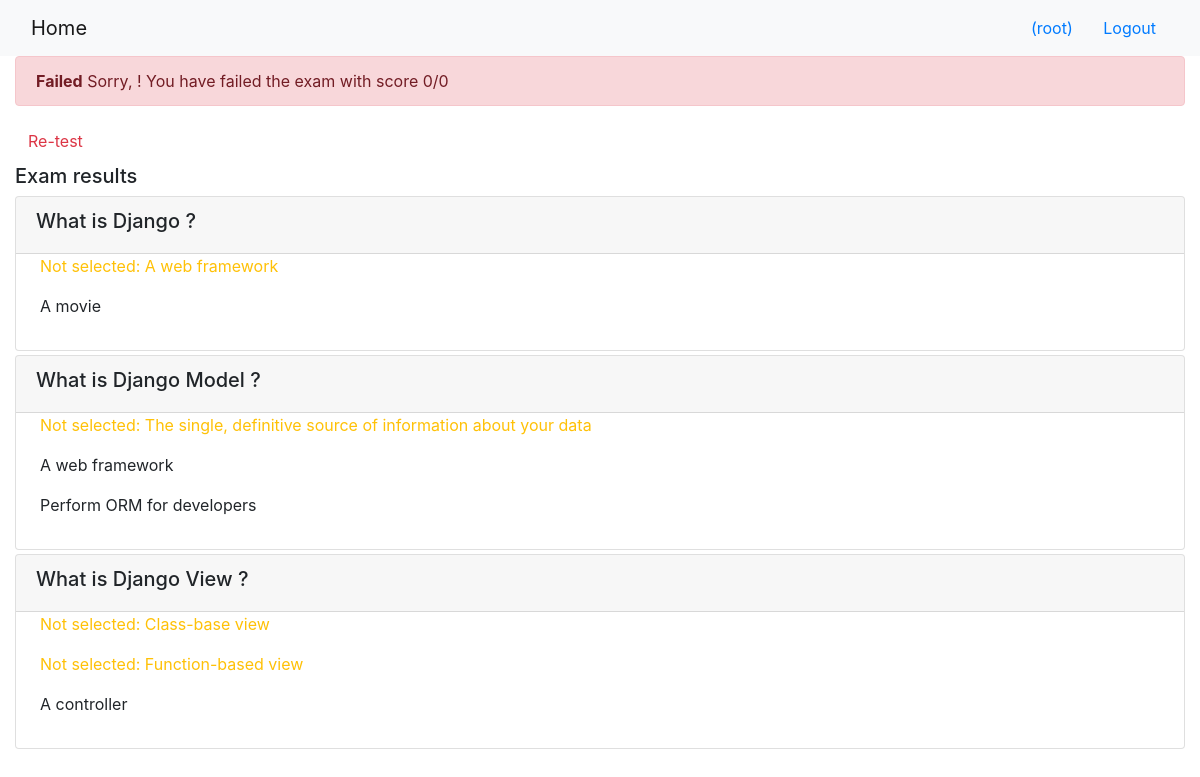
The page /onlinecourse/course/1/submission/1/result/ (signed in) on the database its author committed.
### onlinecourse/models.py (models this page shows, shortened)
class Question(models.Model):
    course = models.ForeignKey(Course, on_delete=models.CASCADE)
    text = models.CharField(null=False, max_length=300, default='Question text')
    grade = models.IntegerField(default=1)

class Choice(models.Model):
    question = models.ForeignKey(Question, on_delete=models.CASCADE)
    text = models.CharField(null=False, max_length=300, default='Choice text')
    is_correct = models.BooleanField(default=False)

### onlinecourse/views.py (the view)
# urls.py: path('course/<int:course_id>/submission/<int:submission_id>/result/', views.show_exam_result, name="show_exam_result")
def show_exam_result(request, course_id, submission_id):
    course = get_object_or_404(Course, pk=course_id)
    submission = get_object_or_404(Submission, pk=submission_id)
    context = {}
    selected_ids = []
    grade = 0
    total_grade = 0
    for choice in submission.choices.all():
        selected_ids.append(choice.id)
        total_grade += choice.question.grade
        if choice.is_correct:
            grade += choice.question.grade
    context['course'] = course
    context['selected_ids'] = selected_ids
    context['grade'] = grade
    context['total_grade'] = total_grade
    return render(request, 'onlinecourse/exam_result_bootstrap.html', context)

### onlinecourse/templates/onlinecourse/exam_result_bootstrap.html (shortened to what this page needs)
<!DOCTYPE html>
<html lang="en">
<head>
    {% load static %}
    <link rel="stylesheet" href="https://maxcdn.bootstrapcdn.com/bootstrap/4.5.2/css/bootstrap.min.css">
</head>
<body>
 <nav class="navbar navbar-light bg-light">
    <div class="container-fluid">
        <div class="navbar-header">
              <a class="navbar-brand" href="{% url 'onlinecourse:index' %}">Home</a>
        </div>
        <ul class="nav navbar-nav navbar-right">
            {% if user.is_authenticated %}
            <li>
                <a class="btn btn-link" href="#">{{ user.first_name }}({{ user.username }})</a>
                <a class="btn btn-link" href="{% url 'onlinecourse:logout' %}">Logout</a>
            </li>
            {% endif %}
        </ul>
    </div>
</nav>
<div class="container-fluid">
    {% if grade > 80 %}
    <div class="alert alert-success">
       <strong>Congratualtions, {{ user.first_name }}!</strong> You have passed the exam and completed he course with score {{grade}}/{{total_grade}}
    </div>
    {% else %}
    <div class="alert alert-danger">
        <strong>Failed</strong> Sorry, {{ user.first_name }}! You have failed the exam with score {{grade}}/{{total_grade}}
    </div>
    <a class="btn btn-link text-danger" href="{% url 'onlinecourse:course_details' course.id %}">Re-test</a>
    {% endif %}
    <div class="card-columns-vertical mt-1">
        <h5 class="">Exam results</h5>
        {% for question in course.question_set.all %}
            <div class="card mt-1">
                <div class="card-header"><h5>{{ question.text}}</h5></div>
                <div class="form-group">
                    {% for choice in question.choice_set.all %}
                        {% if choice.is_correct %}
                            {% if choice.id in selected_ids %}
                                <p class="text-success pl-4">Correct answer: {{ choice.text }}</p>
                            {% else %}
                                <p class="text-warning pl-4">Not selected: {{ choice.text }}</p>
                            {% endif %}
                        {% else %}
                            {% if choice.id in selected_ids %}
                                <p class="text-warning pl-4">Wrong answer: {{ choice.text }}</p>
                            {% else %}
                                <p class="pl-4">{{ choice.text }}</p>
                            {% endif %}
                        {% endif %}
                    {% endfor %}
                </div>
            </div>
        {% endfor %}
    </div>
</div>
</body>
</html>

### rows shown on the page
Question: text "What is Django ?"
Choice: text "A web framework"
Choice: text "A movie"
Question: text "What is Django Model ?"
Choice: text "The single, definitive source of information about your data"
Choice: text "A web framework"
Choice: text "Perform ORM for developers"
Question: text "What is Django View ?"
Choice: text "Class-base view"
Choice: text "Function-based view"
Choice: text "A controller"

### other values the page prints
{{ user.username }} "root"
{{ grade }} "0"
{{ total_grade }} "0"
